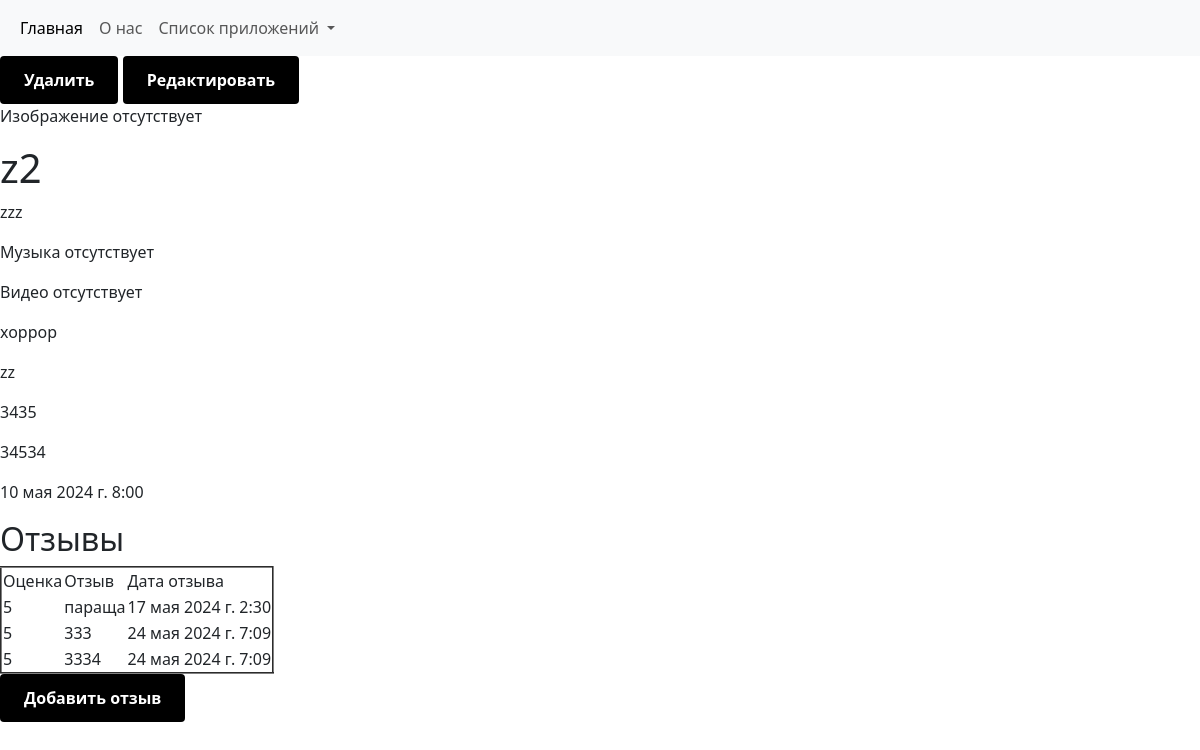
Page /books/1/ on the committed database.
### book/models.py (models this page shows, shortened)
class PostBook(models.Model):
    objects = None
    category_book = {
        "драма": "драма",
        "комедия": "комедия",
        "хоррор": "хоррор",
        "сказка": "сказка",
    }
    title = models.CharField(max_length=100, verbose_name="Название")
    author = models.CharField(max_length=100, verbose_name="Автор")
    image = models.ImageField(
        upload_to="images/", verbose_name="Укажите фото", blank=True
    )
    descript = models.TextField(verbose_name="Описание")
    music = models.FileField(
        upload_to="audio/", verbose_name="Аудио озвучка", blank=True
    )
    video = models.URLField(verbose_name="Укажите ссылку на видео", blank=True)
    category = models.CharField(
        max_length=100, choices=category_book, verbose_name="Категория"
    )
    review = models.TextField(verbose_name="Отзыв специалиста")
    pages = models.PositiveIntegerField(verbose_name="Сколько страниц")
    time_book = models.PositiveIntegerField(verbose_name="укажите время новости")
    created_at = models.DateTimeField(auto_now_add=True)
    class Meta:
        verbose_name = "добавить книгу"
        verbose_name_plural = "список книг"

class Review(models.Model):
    what = models.ForeignKey(
        PostBook, on_delete=models.CASCADE, related_name="review_book"
    )
    stars = models.PositiveIntegerField(
        default=5, validators=[MinValueValidator(1), MaxValueValidator(5)]
    )
    text = models.TextField(verbose_name="Описание")
    created_at = models.DateTimeField(auto_now_add=True)

### book/views.py (the view)
# urls.py: path("books/<int:id>/", views.PostMore.as_view(), name="detail"),
class PostMore(generic.DetailView):
    template_name = "post_detail.html"
    context_object_name = "post_id"
    def get_object(self, **kwargs):
        post_id = self.kwargs.get("id")
        return get_object_or_404(models.PostBook, id=post_id)

### templates/post_detail.html (shortened to what this page needs)
{% include 'header.html'%}
<head>
</head>
<body>
<a href="/books/{{ post_id.id }}/delete/" class="button">Удалить</a>
<a href="/books/{{ post_id.id }}/update/" class="button">Редактировать</a>
{% if post_id.image %}
<img src="{{ post_id.image.url }}" alt="{{ post_id.title }}" width="300" height="300">
{% else %}
<p>Изображение отсутствует</p>
{% endif %}
<h1>{{ post_id.title }}</h1>
<p> {{ post_id.descript }}</p>
{% if post_id.music %}
<audio controls>
    <source src="{{ post_id.music.url }}" >
</audio>
{% else %}
<p>Музыка отсутствует</p>
{% endif %}
{% if post_id.video %}
<iframe src="{{ post_id.video }}" frameborder="0"></iframe>
{% else %}
<p>Видео отсутствует</p>
{% endif %}
<p>{{ post_id.category }}</p>
<p>{{ post_id.author }}</p>
<p>{{ post_id.pages }}</p>
<p>{{ post_id.time_book }}</p>
<p>{{ post_id.created_at }}</p>
<h2>Отзывы</h2>
<table border="2">
    <tr>
        <td>Оценка</td> <td>Отзыв</td> <td>Дата отзыва</td>
    </tr>
    {% for i in post_id.review_book.all %}
    <tr>
        <td>{{ i.stars }}</td> <td>{{ i.text }}</td> <td>{{ i.created_at }}</td>
    </tr>
    {% endfor %}
</table>
<a href="/create_review/" class="button">Добавить отзыв</a>
</body>
</html>

### templates/post_detail.html (style rules this page uses)
.button { display: inline-block; padding: 12px 24px; font-size: 16px; font-weight: bold; text-decoration: none; background-color: #000000; color: white; border-radius: 4px; border: none; cursor: pointer; }

### rows in the picture
PostBook: title "z2", descript "zzz", category "хоррор", author "zz", pages "3435", time_book "34534", created_at "10 мая 2024 г. 8:00"
Review: stars "5", text "параща", created_at "17 мая 2024 г. 2:30"
Review: stars "5", text "333", created_at "24 мая 2024 г. 7:09"
Review: stars "5", text "3334", created_at "24 мая 2024 г. 7:09"
